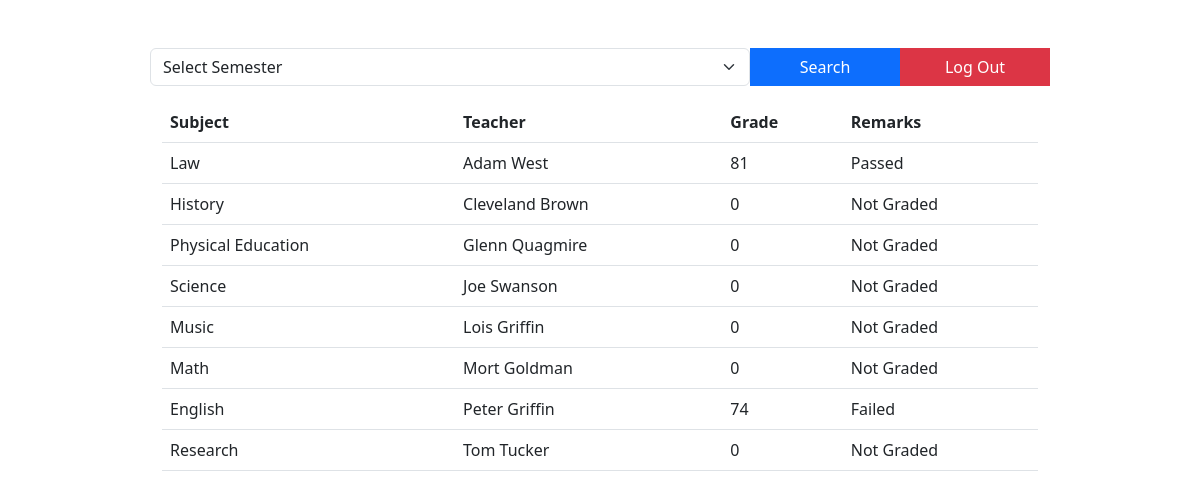
/ClassPortal/pages/student.php (signed in), run on the app's committed database.
### tables this page shows
CREATE TABLE `semester1` (
  `accountId` varchar(13) NOT NULL,
  `name` varchar(30) NOT NULL,
  `subject` varchar(30) NOT NULL,
  `teacher` varchar(30) NOT NULL,
  `grade` int(11) DEFAULT NULL
);

### ClassPortal/pages/student.php (the view, shortened to what this page needs)
<?php
    include '../connection/database.php';
?>
<!DOCTYPE html>
<html lang="en">
<head>
    <link href="https://cdn.jsdelivr.net/npm/bootstrap@5.3.0-alpha1/dist/css/bootstrap.min.css" rel="stylesheet">
</head>
<body>
    <div class="container w-75 mt-5">
        <?php
            $accId = $_SESSION['accId'];
            $selectedSem = "semester1";
        ?>
        <form method="get">
            <div class="row no-gutters mb-3 mt-3">
                <select class="col form-select" aria-label="Default select example" name="sem">
                    <option selected hidden value="semester1">Select Semester</option>
                </select>
                <button type="submit" class="col-2 btn btn-primary rounded-0">Search</button>
                <a href="../functions/LogOut.php" class="col-2 btn btn-danger rounded-0">Log Out</a>
            </div>
        </form>
        <table class="table">
            <thead>
                <tr>
                    <th>Subject</th>
                    <th>Teacher</th>
                    <th>Grade</th>
                    <th>Remarks</th>
                </tr>
            </thead>
            <tbody>
                <?php
                    $query = 'select * from '.$selectedSem.' where accountId = "'.$accId.'"';
                    $result = $conn->query($query);
                    while($row = $result->fetch_assoc()){
                        $remarks = $row["grade"] >= 75 ? "Passed" : ($row["grade"] == 0 ? "Not Graded" : "Failed");
                        echo '
                            <tr>
                                <td>'.$row["subject"].'</td>
                                <td>'.$row["teacher"].'</td>
                                <td>'.$row["grade"].'</td>
                                <td>'.$remarks.'</td>
                            </tr>
                        ';
                    }
                ?>
            </tbody>
        </table>
    </div>
</body>
</html>

### data on the page
semester1: subject "Law", teacher "Adam West", grade "81", grade "Passed"
semester1: subject "History", teacher "Cleveland Brown", grade "0", grade "Not Graded"
semester1: subject "Physical Education", teacher "Glenn Quagmire", grade "0", grade "Not Graded"
semester1: subject "Science", teacher "Joe Swanson", grade "0", grade "Not Graded"
semester1: subject "Music", teacher "Lois Griffin", grade "0", grade "Not Graded"
semester1: subject "Math", teacher "Mort Goldman", grade "0", grade "Not Graded"
semester1: subject "English", teacher "Peter Griffin", grade "74", grade "Failed"
semester1: subject "Research", teacher "Tom Tucker", grade "0", grade "Not Graded"
